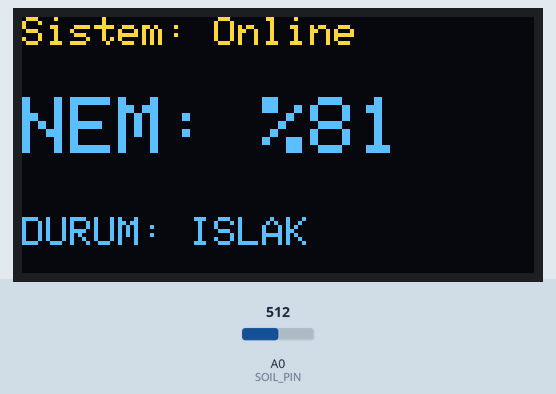
Recording of a sketch running on a simulated ESP8266 (NodeMCU). Shown: 128×64 one-colour display. The test bench sets the inputs (shaded band); at power-on: A0 (SOIL_PIN) = 512. The OLED is the two-colour kind (top 16 rows yellow); WiFi joins after 1.5 s; servers stay silent unless stated; random numbers use the default seed unless the sketch sets one; no MQTT or app messages arrive unless stated; what the sketch prints to the serial monitor is not drawn.

Above: at 3.6 s.
3.7 s: A0 (SOIL_PIN) set to 534
At 7.1 s:
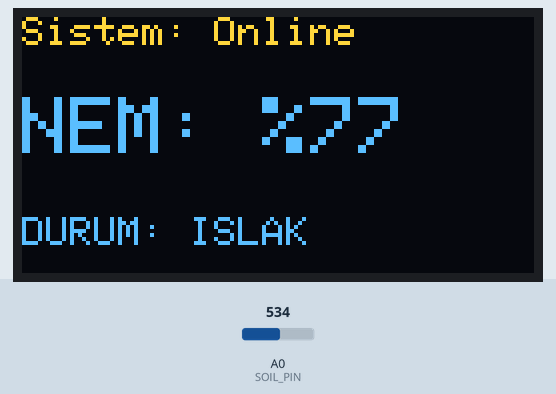
7.8 s: A0 (SOIL_PIN) set to 566
At 9.4 s:
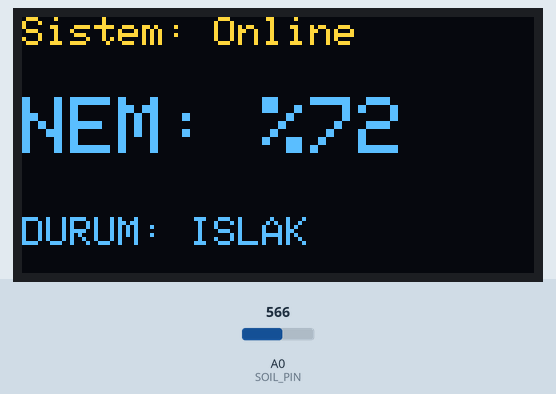
11.9 s: A0 (SOIL_PIN) set to 596
At 13.0 s:
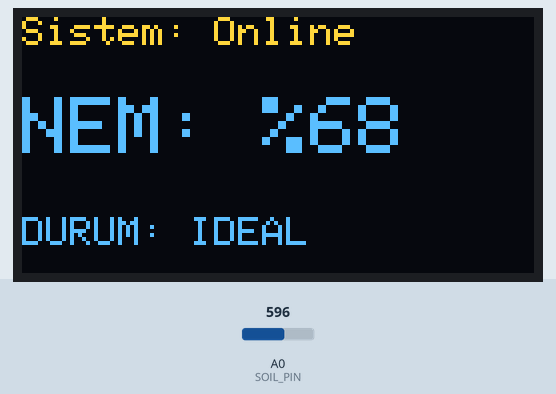
16.0 s: A0 (SOIL_PIN) set to 716
At 18.9 s:
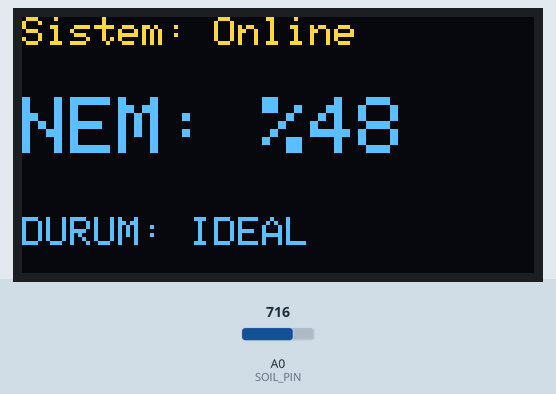
20.1 s: A0 (SOIL_PIN) set to 817
At 22.4 s:
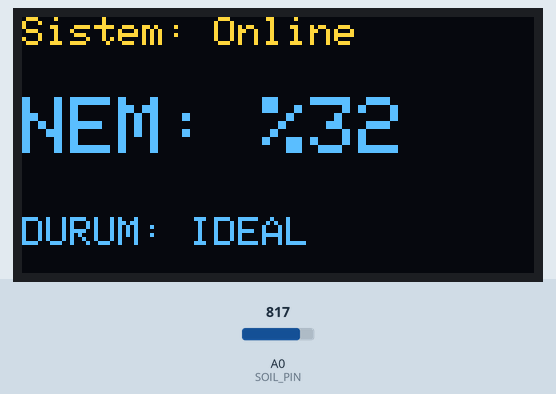
24.2 s: A0 (SOIL_PIN) set to 842
At 28.2 s:
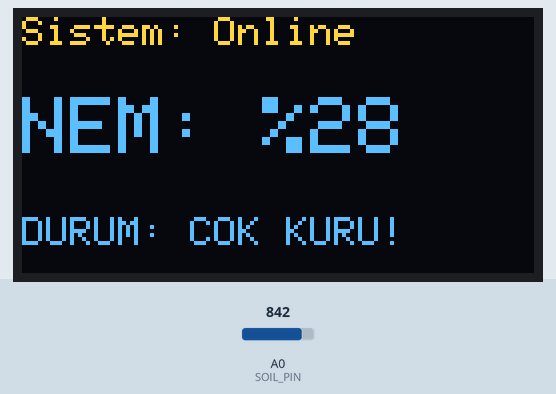
Timing chart, 0 to 29.5 s (numbered marks = the images above; inputs shaded):
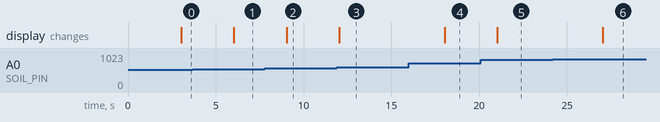

The sketch:

Tubitak_Saksi_Nem_Olcer.ino
```cpp
#include <ESP8266WiFi.h>
#include <PubSubClient.h>
#include <Adafruit_GFX.h>
#include <Adafruit_SSD1306.h>

// --- WiFi Ayarları ---
const char* ssid = "Ekrem'in Iphonu";
const char* password = "12345...";

// --- MQTT Ayarları ---
const char* mqtt_server = "broker.hivemq.com";
const char* soil_topic = "burak37/toprak_nem"; // Yeni konu başlığı

// --- Donanım Pinleri ---
#define SOIL_PIN A0
#define SCREEN_WIDTH 128
#define SCREEN_HEIGHT 64

Adafruit_SSD1306 display(SCREEN_WIDTH, SCREEN_HEIGHT, &Wire, -1);
WiFiClient espClient;
PubSubClient client(espClient);

unsigned long lastMsg = 0;

// Toprak nemi kalibrasyon değerleri (Havadayken ve Su içindeyken ölçülen değerler)
const int KuruDeger = 1023; // Sensör boşta (Kuru)
const int IslakDeger = 400; // Sensör tamamen ıslak

void setup_wifi() {
  delay(10);
  Serial.println("\nWiFi'a baglaniliyor...");
  WiFi.begin(ssid, password);
  while (WiFi.status() != WL_CONNECTED) {
    delay(500);
    Serial.print(".");
  }
  Serial.println("\nWiFi baglandi! IP: " + WiFi.localIP().toString());
}

void reconnect() {
  while (!client.connected()) {
    Serial.print("MQTT baglantisi deneniyor...");
    String clientId = "ESP8266-SoilClient-";
    clientId += String(random(0xffff), HEX);
    if (client.connect(clientId.c_str())) {
      Serial.println("baglandi!");
    } else {
      Serial.print("hata, rc=");
      Serial.print(client.state());
      delay(5000);
    }
  }
}

void setup() {
  Serial.begin(115200);

  if(!display.begin(SSD1306_SWITCHCAPVCC, 0x3C)) {
    Serial.println(F("OLED hatası!"));
    for(;;);
  }

  display.clearDisplay();
  display.setTextColor(WHITE);
  display.setTextSize(1);
  display.setCursor(10, 25);
  display.println("TOPRAK NEM TAKIP...");
  display.display();

  setup_wifi();
  client.setServer(mqtt_server, 1883);
}

void loop() {
  if (!client.connected()) {
    reconnect();
  }
  client.loop();

  unsigned long now = millis();
  if (now - lastMsg > 3000) { // 3 saniyede bir ölçüm yap
    lastMsg = now;

    int analogVeri = analogRead(SOIL_PIN);

    // Analog değeri yüzdeye çevir (%0 kuru, %100 çok ıslak)
    int nemYuzdesi = map(analogVeri, KuruDeger, IslakDeger, 0, 100);

    // Sınırları koru
    nemYuzdesi = constrain(nemYuzdesi, 0, 100);

    // 1. Seri Port
    Serial.printf("Analog: %d | Nem: %%%d\n", analogVeri, nemYuzdesi);

    // 2. MQTT Yayınlama
    client.publish(soil_topic, String(nemYuzdesi).c_str());

    // 3. OLED Görüntüleme
    display.clearDisplay();
    display.setTextSize(1);
    display.setCursor(0, 0);
    display.print("Sistem: "); display.print("Online");

    display.setTextSize(2);
    display.setCursor(0, 20);
    display.print("NEM: %"); display.print(nemYuzdesi);

    // Alt kısma durum çubuğu veya uyarı eklenebilir
    display.setTextSize(1);
    display.setCursor(0, 50);
    if(nemYuzdesi < 30) display.print("DURUM: COK KURU!");
    else if(nemYuzdesi < 70) display.print("DURUM: IDEAL");
    else display.print("DURUM: ISLAK");

    display.display();
  }
}
```

Measured:
- the behaviour switches between 515 and 516 on A0 (SOIL_PIN) (found by bisection; images 0 and 1)
- the behaviour switches between 583 and 584 on A0 (SOIL_PIN) (found by bisection; images 2 and 3)
- the behaviour switches between 832 and 833 on A0 (SOIL_PIN) (found by bisection; images 5 and 6)
- after the input at 3.7 s, the display: changes after 2.3 s (image 1)
- after the input at 7.8 s, the display: changes after 1.2 s (image 2)
- after the input at 11.9 s, the display: changes after 0.13 s (image 3)
- after the input at 16.0 s, the display: changes after 2.0 s (image 4)
- after the input at 20.1 s, the display: changes after 0.94 s (image 5)
- after the input at 24.2 s, the display: changes after 2.8 s (image 6)
